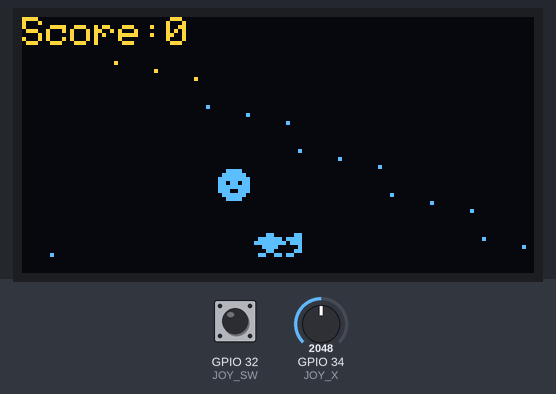
This sketch was run on a simulated ESP32. Shown: 128×64 one-colour display. The inputs (shaded band) are chosen by the test bench; at power-on: GPIO 34 (JOY_X) = 2048, GPIO 32 (JOY_SW) HIGH. The OLED is the two-colour kind (top 16 rows yellow); random numbers use the default seed unless the sketch sets one.

Above: at 1.3 s.
1.4 s: GPIO 34 (JOY_X) set to 2156
2.9 s: GPIO 34 (JOY_X) set to 2266
At 3.35 s:
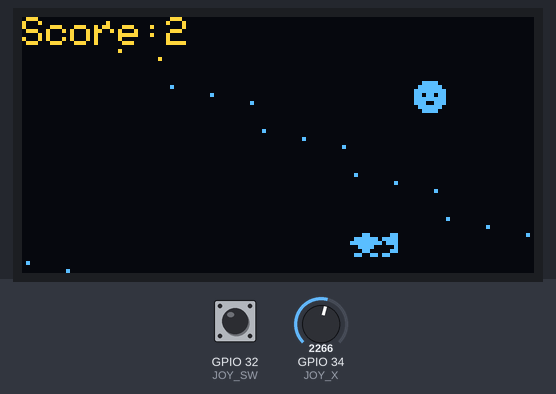
4.6 s: GPIO 34 (JOY_X) set to 1228
At 4.93 s:
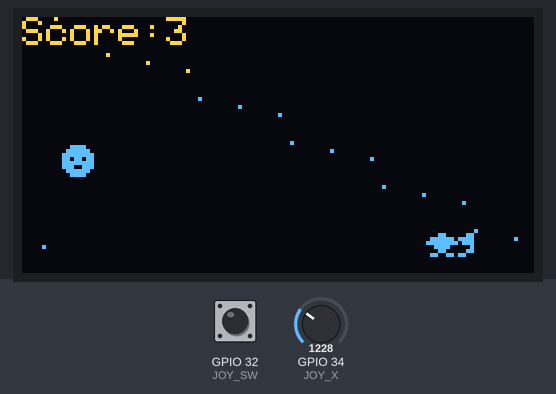
Timing chart, 0 to 7.6 s (numbered marks = the images above; inputs shaded):
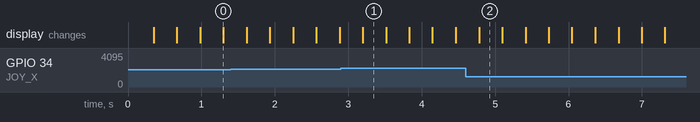

The sketch:

sketch.ino
```cpp
#include <Wire.h>
#include <Adafruit_GFX.h>
#include <Adafruit_SSD1306.h>

// OLED
#define SCREEN_WIDTH 128
#define SCREEN_HEIGHT 64
Adafruit_SSD1306 display(SCREEN_WIDTH, SCREEN_HEIGHT, &Wire, -1);

// Joystick
#define JOY_X 34
#define JOY_Y 35   // not used yet, but wired
#define JOY_SW 32  // pressed = LOW (with INPUT_PULLUP)

// Optional buttons (keep if you want them still)
#define USE_BUTTONS 0
#if USE_BUTTONS
  #define BTN_LEFT  25
  #define BTN_RIGHT 26
#endif

// --- Simple 1-bit sprites (PROGMEM) ---
// 12x8 "ship"
#define SHIP_W 12
#define SHIP_H 8
const uint8_t PROGMEM ship_bmp[] = {
  0b00011000,
  0b00111100,
  0b01111110,
  0b11111111,
  0b11111111,
  0b01111110,
  0b00111100,
  0b00011000,
  0b00011000,
  0b00111100,
  0b01100110,
  0b11000011
};

// 8x8 "asteroid"
#define AST_W 8
#define AST_H 8
const uint8_t PROGMEM ast_bmp[] = {
  0b00111100,
  0b01111110,
  0b11111111,
  0b11011011,
  0b11111111,
  0b11100111,
  0b01111110,
  0b00111100
};

// Game state
int playerX = 58;
const int playerY = 54;

int blockX = 0;
int blockY = 0;

int score = 0;
bool gameOver = false;

// Timing
unsigned long lastFrame = 0;
const unsigned long frameMs = 35;

// Joystick calibration
int joyCenter = 2048;   // will be measured at startup
const int deadzone = 180; // tweak if drift

// Utility
bool rectOverlap(int ax,int ay,int aw,int ah,int bx,int by,int bw,int bh) {
  return ax < bx + bw && ax + aw > bx && ay < by + bh && ay + ah > by;
}

int readJoyX() {
  // ESP32 analogRead returns 0..4095
  return analogRead(JOY_X);
}

void seedRng() {
  randomSeed(esp_random());
}

void resetGame() {
  playerX = (SCREEN_WIDTH - SHIP_W) / 2;
  blockX = random(0, SCREEN_WIDTH - AST_W);
  blockY = -AST_H;
  score = 0;
  gameOver = false;
}

void calibrateJoystick() {
  // average a few reads for center
  long sum = 0;
  for (int i = 0; i < 30; i++) {
    sum += readJoyX();
    delay(5);
  }
  joyCenter = sum / 30;
}

void drawStars() {
  // cheap "starfield": deterministic stars based on score
  // (no need to store lots of points)
  for (int i = 0; i < 18; i++) {
    int x = (i * 23 + score * 7) % SCREEN_WIDTH;
    int y = (i * 11 + score * 3) % SCREEN_HEIGHT;
    display.drawPixel(x, y, SSD1306_WHITE);
  }
}

void drawGame() {
  display.clearDisplay();

  drawStars();

  // HUD
  display.setTextSize(1);
  display.setTextColor(SSD1306_WHITE);
  display.setCursor(0, 0);
  display.print("Score:");
  display.print(score);

  // Player sprite
  display.drawBitmap(playerX, playerY, ship_bmp, SHIP_W, SHIP_H, SSD1306_WHITE);

  // Asteroid sprite
  display.drawBitmap(blockX, blockY, ast_bmp, AST_W, AST_H, SSD1306_WHITE);

  display.display();
}

void drawGameOver() {
  display.clearDisplay();
  display.setTextSize(1);
  display.setTextColor(SSD1306_WHITE);

  display.setCursor(22, 16);
  display.println("GAME OVER");

  display.setCursor(20, 32);
  display.print("Score: ");
  display.println(score);

  display.setCursor(6, 50);
  display.println("Press joystick to retry");

  display.display();
}

void setup() {
  Serial.begin(115200);

  Wire.begin(21, 22);

  if (!display.begin(SSD1306_SWITCHCAPVCC, 0x3C)) {
    Serial.println("OLED init failed");
    while (true) delay(100);
  }

  pinMode(JOY_SW, INPUT_PULLUP);

#if USE_BUTTONS
  pinMode(BTN_LEFT, INPUT_PULLUP);
  pinMode(BTN_RIGHT, INPUT_PULLUP);
#endif

  seedRng();
  calibrateJoystick();
  resetGame();
}

void loop() {
  if (millis() - lastFrame < frameMs) return;
  lastFrame = millis();

  bool swPressed = (digitalRead(JOY_SW) == LOW);

  if (gameOver) {
    drawGameOver();
    if (swPressed) {
      // simple debounce
      delay(150);
      resetGame();
    }
    return;
  }

  // --- Input: joystick X controls movement ---
  int x = readJoyX();
  int dx = 0;

  if (x > joyCenter + deadzone) dx = +3;
  else if (x < joyCenter - deadzone) dx = -3;

#if USE_BUTTONS
  // Optional: buttons override/add
  if (digitalRead(BTN_LEFT) == LOW)  dx = -3;
  if (digitalRead(BTN_RIGHT) == LOW) dx = +3;
#endif

  playerX += dx;
  if (playerX < 0) playerX = 0;
  if (playerX > SCREEN_WIDTH - SHIP_W) playerX = SCREEN_WIDTH - SHIP_W;

  // --- Update asteroid ---
  blockY += 2 + (score / 8);

  if (blockY > SCREEN_HEIGHT) {
    blockY = -AST_H;
    blockX = random(0, SCREEN_WIDTH - AST_W);
    score++;
  }

  // --- Collision ---
  if (rectOverlap(playerX, playerY, SHIP_W, SHIP_H, blockX, blockY, AST_W, AST_H)) {
    gameOver = true;
  }

  drawGame();
}
```
